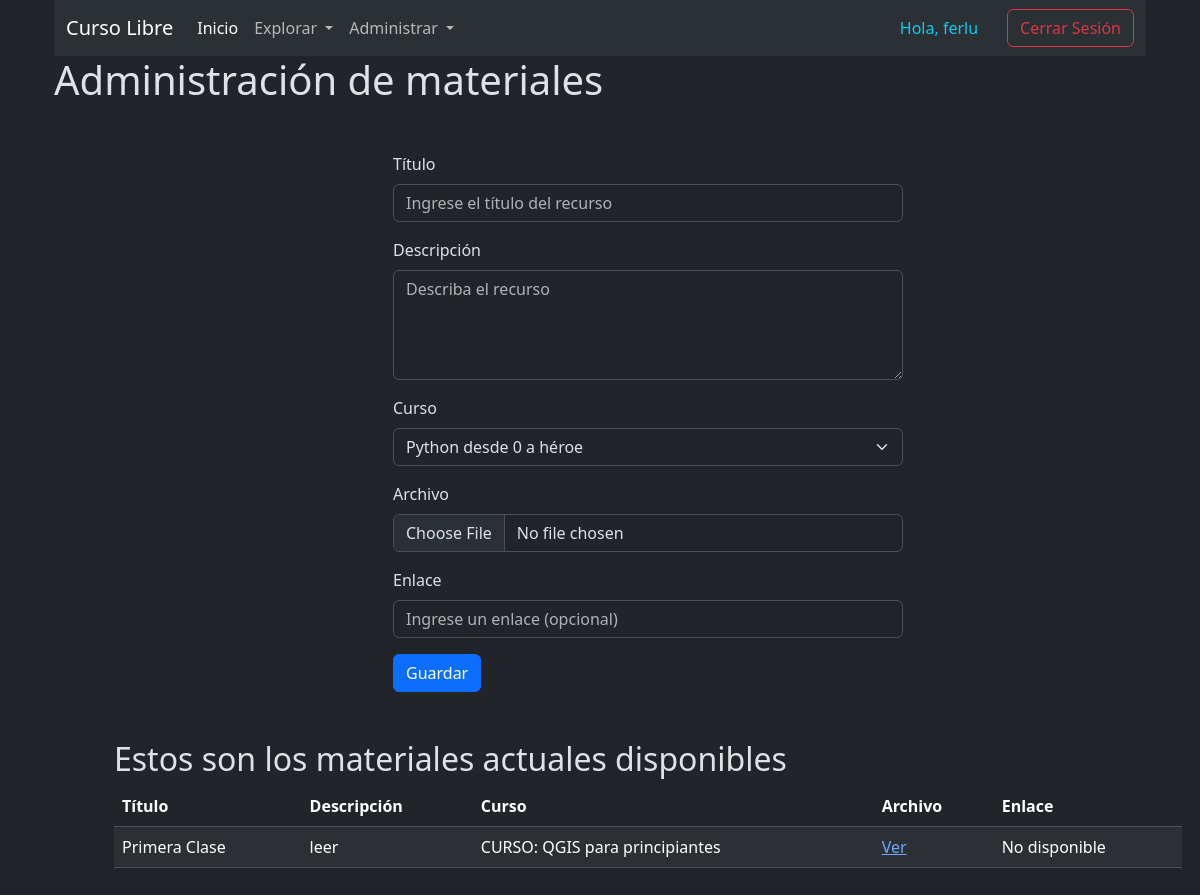
Before: /administrar/materiales/ (signed in) with the older database file.
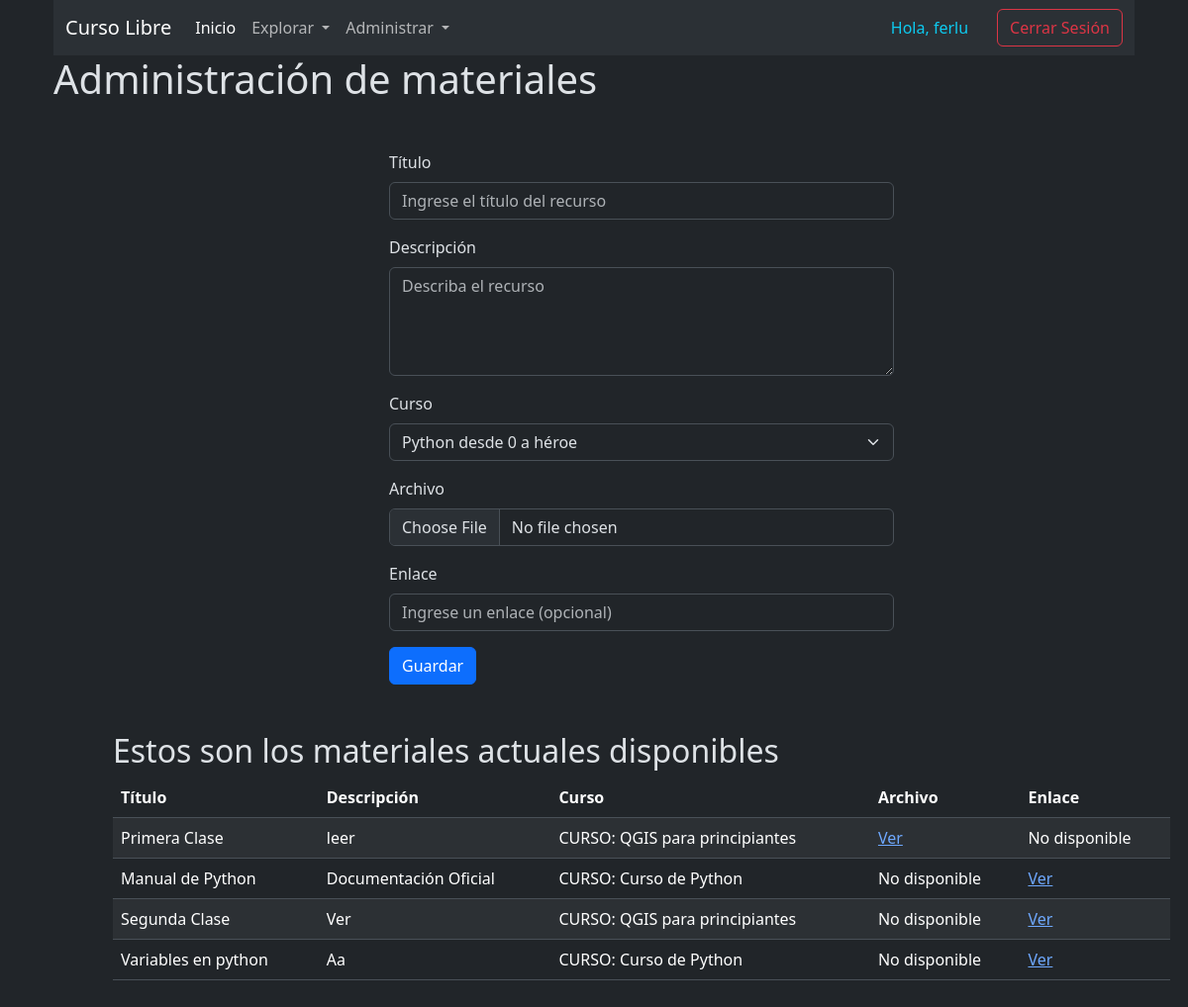
After: the same page with the newer database file.
### Apps/Tasks/models.py (models this page shows, shortened)
class Recurso(models.Model):
    id = models.AutoField(primary_key=True)
    titulo = models.CharField(max_length=100)
    descripcion = models.TextField()
    curso = models.ForeignKey(Curso, on_delete=models.CASCADE)
    archivos = models.FileField(upload_to=ruta_recursos, blank=True, null=True)
    fecha_subida = models.DateField(auto_now_add=True)
    link = models.URLField(blank=True, null=True)

class Curso(models.Model):
    id = models.AutoField(primary_key=True)
    nombre = models.CharField(max_length=100)
    imagen = models.ImageField(upload_to='cursos/', blank=True, null=True, default='cursos/default.png')
    descripcion = models.TextField()
    f_inicio = models.DateField(blank=True, null=True)
    f_fin = models.DateField(blank=True, null=True)
    def __str__(self):
        return f"CURSO: {self.nombre}"

### Apps/Tasks/views.py (the view)
# urls.py: path('administrar/materiales/', views.agregar_material),
@login_required(login_url='/estudiantes/login_user/')
@user_passes_test(lambda u: u.is_superuser, login_url='/estudiantes/login_user/')
def agregar_material(request):
    if request.method == 'POST':
        try:
            Recurso.objects.create(
            titulo=request.POST['tx_titulo'],
            descripcion=request.POST['tx_descripcion'],
            curso=Curso.objects.get(id=request.POST['tx_curso']),
            link=request.POST['tx_link'],
            archivos = request.FILES.get('tx_archivos')
            )
            messages.success(request, 'Material agregado')
        except Exception as e:
            messages.error(request, f"Hubo un error al agregar el recurso, Intentalo de nuevo\n{e}")
        return redirect('/materiales/')
    else:
        cursos = Curso.objects.all()
        materiales = Recurso.objects.all()
        return render(request, 'agregar_material.html',
                      {'titulo': 'Administración de materiales',
                       'cursos': cursos,
                       'materiales': materiales})

### Apps/Tasks/templates/agregar_material.html (shortened to what this page needs)
{% extends 'template.html' %}
{% block body %}
<h1 class="h1">{{titulo}}</h1>
<div class="container d-flex justify-content-center m-5">
    <div class="container w-50">
        <form method="post" enctype="multipart/form-data">
            <div class="mb-3">
                <label for="tx_titulo" class="form-label">Título</label>
                <input type="text" class="form-control" id="tx_titulo" name="tx_titulo" maxlength="100" placeholder="Ingrese el título del recurso" required>
            </div>
            <div class="mb-3">
                <label for="tx_descripcion" class="form-label">Descripción</label>
                <textarea class="form-control" id="tx_descripcion" name="tx_descripcion" rows="4" placeholder="Describa el recurso" required></textarea>
            </div>
            <div class="mb-3">
                <label for="tx_curso" class="form-label">Curso</label>
                <select class="form-select" id="tx_curso" name="tx_curso" required>
                    {% for curso in cursos %}
                        <option value="{{ curso.id }}">{{ curso.nombre }}</option>
                    {% endfor %}
                </select>
            </div>
            <div class="mb-3">
                <label for="tx_archivos" class="form-label">Archivo</label>
                <input type="file" class="form-control" id="tx_archivos" name="tx_archivos">
            </div>
            <div class="mb-3">
                <label for="tx_link" class="form-label">Enlace</label>
                <input type="url" class="form-control" id="tx_link" name="tx_link" placeholder="Ingrese un enlace (opcional)">
            </div>
            <button type="submit" class="btn btn-primary">Guardar</button>
        </form>
    </div>
</div>
<div class="container m-5">
    <h2 class="h2">Estos son los materiales actuales disponibles</h2>
    <table class="table table-striped">
        <thead>
            <tr>
                <th scope="col">Título</th>
                <th scope="col">Descripción</th>
                <th scope="col">Curso</th>
                <th scope="col">Archivo</th>
                <th scope="col">Enlace</th>
            </tr>
        </thead>
        <tbody>
            {% for material in materiales %}
                <tr>
                    <td>{{ material.titulo }}</td>
                    <td>{{ material.descripcion }}</td>
                    <td>{{ material.curso }}</td>
                    <td>
                        {% if material.archivos %}
                            <a href="{{ material.archivos.url }}" target="_blank">Ver</a>
                        {%else%}
                            No disponible
                        {% endif %}
                    </td>
                    <td>
                        {% if material.link %}
                            <a href="{{ material.link }}" target="_blank">Ver</a>
                        {%else%}
                            No disponible
                        {% endif %}
                    </td>
                </tr>
            {% endfor %}
        </tbody>
</div>
{% endblock %}

Changed rows visible on the page:
added Recurso: titulo "Manual de Python", descripcion "Documentación Oficial", curso "CURSO: Curso de Python", archivos "No disponible"
added Recurso: titulo "Segunda Clase", descripcion "Ver", curso "CURSO: QGIS para principiantes", archivos "No disponible"
added Recurso: titulo "Variables en python", descripcion "Aa", curso "CURSO: Curso de Python", archivos "No disponible"
